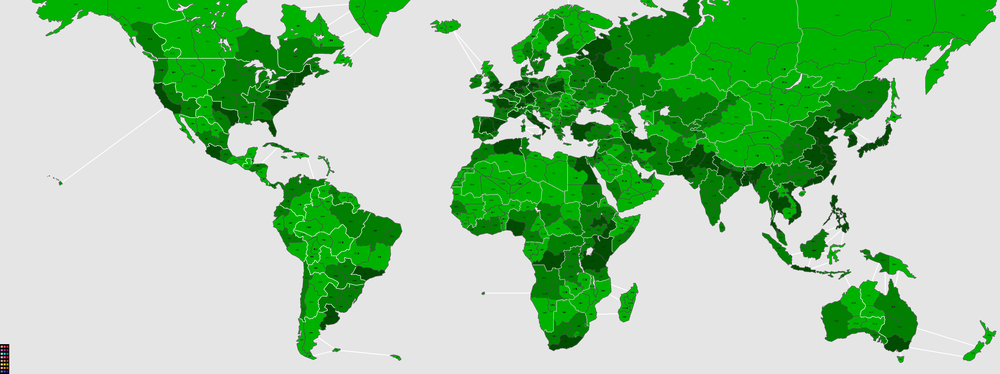
#> input picture image.png, 1000 x 374 px, shrunk from 5632 x 2106 before the run, found by its file name
$ python map_cleanup.py
#> lines starting #> are read from the running program, lines starting #| are printed output that depends on the picture; after the words box and inside, x2 and y2 are one past the last pixel; in counts of white or black regions, pixels touching at a corner belong together
import cv2
import numpy as np

def blackout():

    # Load the image in color
    image = cv2.imread('sample/image.png', cv2.IMREAD_COLOR)
#> image is the input picture: shape (374, 1000, 3); mean B, G, R 153.5, 200.3, 153.5

    # Define the color range for green
    mid_green = np.array([0, 127, 0])  # use appropriate values
    lower_green = np.array([0, 76, 0])  # use appropriate values
    upper_green = np.array([0, 170, 0])  # use appropriate values
    upper_green2 = np.array([11, 182, 11])  # use appropriate values

    # Create a mask of green pixels
    mask = cv2.inRange(image, mid_green, mid_green)
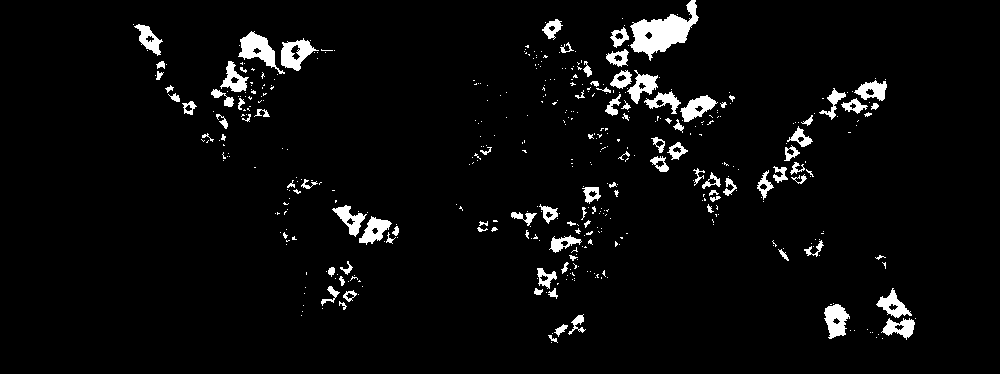
#> mask: shape (374, 1000); 4.2% white; 449 white regions (351 under 20 px), largest, box (x1, y1, x2, y2) and area: (630, 0, 699, 61) 1832, (238, 31, 285, 74) 780, (281, 38, 319, 71) 633

    # Change all green (also near green) pixels to pink
    image[mask == 255] = [0, 0, 0]  # Note that OpenCV uses BGR, not RGB
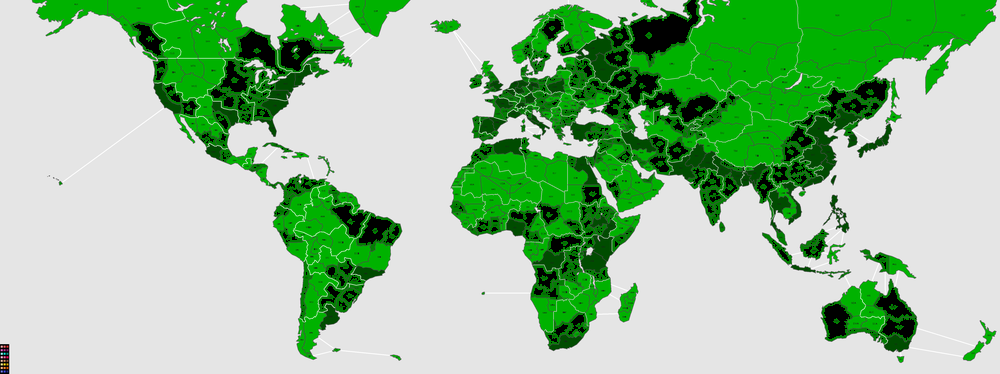
#> image: shape (374, 1000, 3); 4.16% of pixels changed, all inside (x1, y1, x2, y2) = (133, 0, 916, 343)
    # Display the image
    cv2.imshow('image', image)
    cv2.waitKey(0)
    cv2.destroyAllWindows()

    # Create a mask of green pixels
    mask = cv2.inRange(image, upper_green, upper_green)
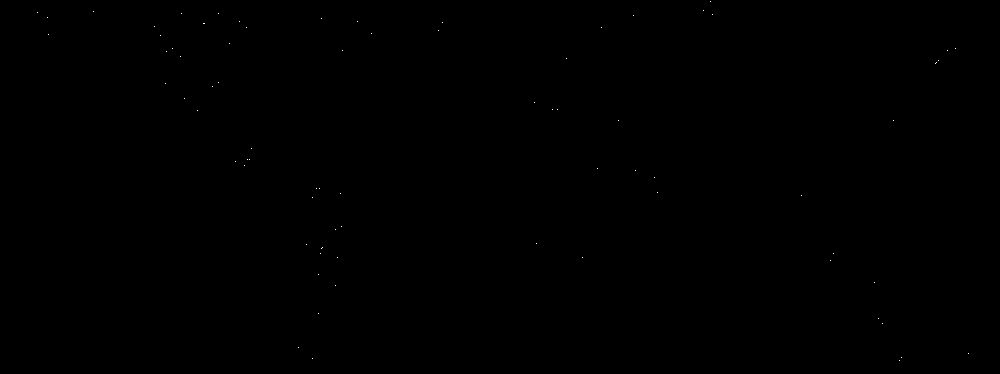
#> mask: shape (374, 1000); 0.02% white in thin lines or dots, all inside (x1, y1, x2, y2) = (37, 1, 969, 361)

    # Change all green (also near green) pixels to pink
    image[mask == 255] = [0, 0, 0] # Note that OpenCV uses BGR, not RGB
#> image: shape (374, 1000, 3); 0.02% of pixels changed, all inside (x1, y1, x2, y2) = (37, 1, 969, 361)
    # Display the image
    cv2.imshow('image', image)
    cv2.waitKey(0)
    cv2.destroyAllWindows()

    # Create a mask of green pixels
    mask = cv2.inRange(image, lower_green, lower_green)
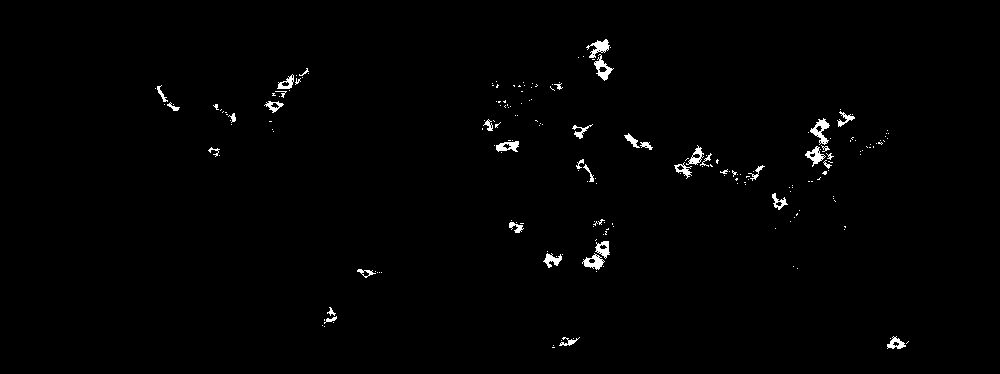
#> mask: shape (374, 1000); 1% white; 205 white regions (167 under 20 px), largest, box (x1, y1, x2, y2) and area: (810, 118, 830, 145) 224, (586, 39, 610, 58) 203, (594, 54, 614, 81) 202

    # Change all green (also near green) pixels to pink
    image[mask == 255] = [0, 0, 0]  # Note that OpenCV uses BGR, not RGB
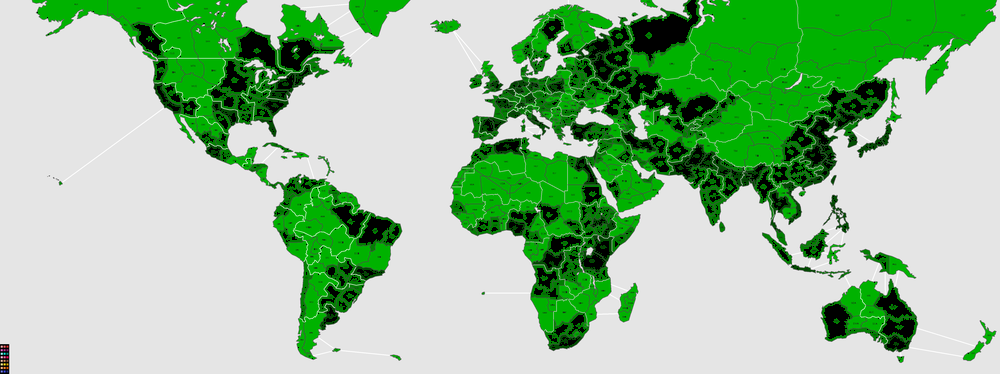
#> image: shape (374, 1000, 3); mean B, G, R 153.5, 194.2, 153.5


    # Create a mask of green pixels
    mask = cv2.inRange(image, upper_green, upper_green2)
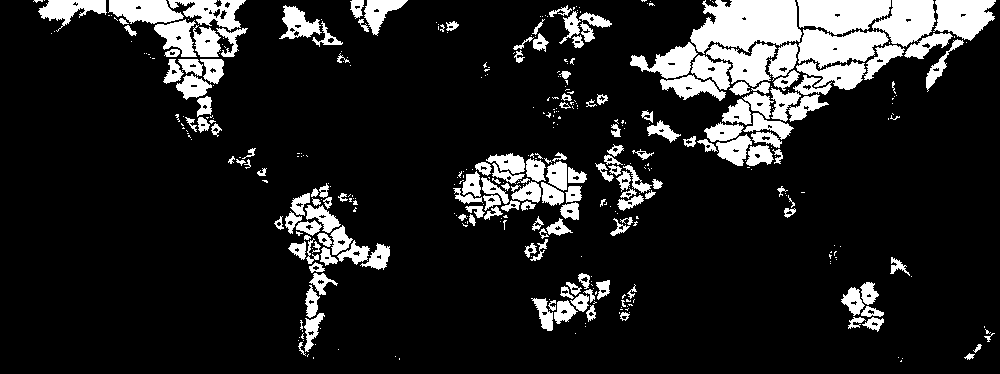
#> mask: shape (374, 1000); 13.9% white; 407 white regions (238 under 20 px), largest, box (x1, y1, x2, y2) and area: (690, 0, 802, 54) 4251, (797, 0, 891, 35) 2461, (798, 29, 889, 69) 2270

    # Change all green (also near green) pixels to pink
    image[mask == 255] = [0, 0, 0]  # Note that OpenCV uses BGR, not RGB
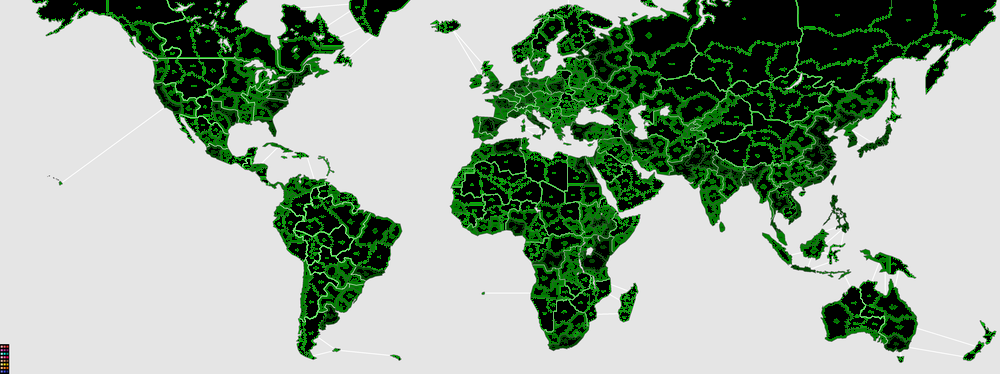
#> image: shape (374, 1000, 3); 13.85% of pixels changed, all inside (x1, y1, x2, y2) = (33, 0, 996, 362)


    # Display the image
    cv2.imshow('image', image)
    cv2.waitKey(0)
    cv2.destroyAllWindows()

    # Save the images
    cv2.imwrite('blackout.jpg', image)

    return image


def pink_letters(image):
    # Define the color range for green
    dark_gray = np.array([20, 20, 20])  # use appropriate values
    dark_gray2 = np.array([50, 50, 50])  # use appropriate values

    # Create a mask of green pixels
    mask = cv2.inRange(image, dark_gray, dark_gray2)

    # Change all green (also near green) pixels to pink
    image[mask == 255] = [180, 105, 255]  # Note that OpenCV uses BGR, not RGB
    # image[mask == 255] = [0, 0, 0]  # Note that OpenCV uses BGR, not RGB

    # Create a mask of green pixels
    cv2.imwrite('No_Labels.jpg', image)
def remove_letters(image):
    # Define the color range for green
    dark_gray = np.array([20, 20, 20])  # use appropriate values
    dark_gray2 = np.array([40, 40, 40])  # use appropriate values

    # Create a mask of green pixels
    mask = cv2.inRange(image, dark_gray, dark_gray2)
#> mask: shape (374, 1000); 0.01% white in thin lines or dots, all inside (x1, y1, x2, y2) = (0, 40, 880, 345)

    # Change all green (also near green) pixels to pink
    # image[mask == 255] = [180, 105, 255]  # Note that OpenCV uses BGR, not RGB
    image[mask == 255] = [0, 0, 0]  # Note that OpenCV uses BGR, not RGB
#> image: shape (374, 1000, 3); 0.01% of pixels changed, all inside (x1, y1, x2, y2) = (0, 40, 880, 345)

    # Create a mask of green pixels
    cv2.imwrite('No_Labels.jpg', image)


image = blackout()
remove_letters(image)
